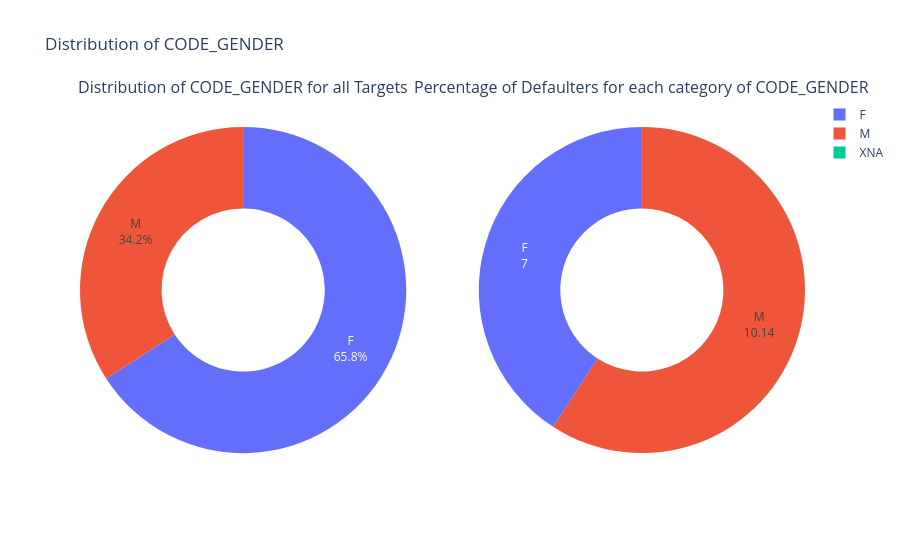

Here is the notebook cell this chart was saved with:
### Markdown cell above
<b><u>Distribution of Categorical Variable CODE_GENDER</u></b>

Cột này chứa thông tin về Giới tính của Khách hàng/Người nộp đơn.<br>
Ở đây <b>M</b> là viết tắt của <b>Male</b> và <b>F</b> cho <b>Female</b>.

### Code cell
#let us first see the unique categories of 'CODE_GENDER'
print_unique_categories(application_train, 'CODE_GENDER', show_counts = True)

#plotting the Pie Plot for the Column
plot_categorical_variables_pie(application_train, 'CODE_GENDER', hole = 0.5)
print('-'*100)

### Figure 1 — Plotly figure (JSON) as saved in the notebook; plotly's stock layout.template omitted (floating-point values rounded to 4 significant figures)
{"data": [{"domain": {"x": [0, 0.45], "y": [0, 1]}, "hole": 0.5, "labels": ["F", "M", "XNA"], "textinfo": "label+percent", "textposition": "inside", "type": "pie", "values": [202448, 105059, 4]}, {"domain": {"x": [0.55, 1], "y": [0, 1]}, "hole": 0.5, "hoverinfo": "label+value", "labels": ["F", "M"], "textinfo": "label+value", "type": "pie", "values": [7.0, 10.14]}], "layout": {"annotations": [{"font": {"size": 16}, "showarrow": false, "text": "Distribution of CODE_GENDER for all Targets", "x": 0.225, "xanchor": "center", "xref": "paper", "y": 1, "yanchor": "bottom", "yref": "paper"}, {"font": {"size": 16}, "showarrow": false, "text": "Percentage of Defaulters for each category of CODE_GENDER", "x": 0.775, "xanchor": "center", "xref": "paper", "y": 1, "yanchor": "bottom", "yref": "paper"}], "title": {"text": "Distribution of CODE_GENDER"}}}
